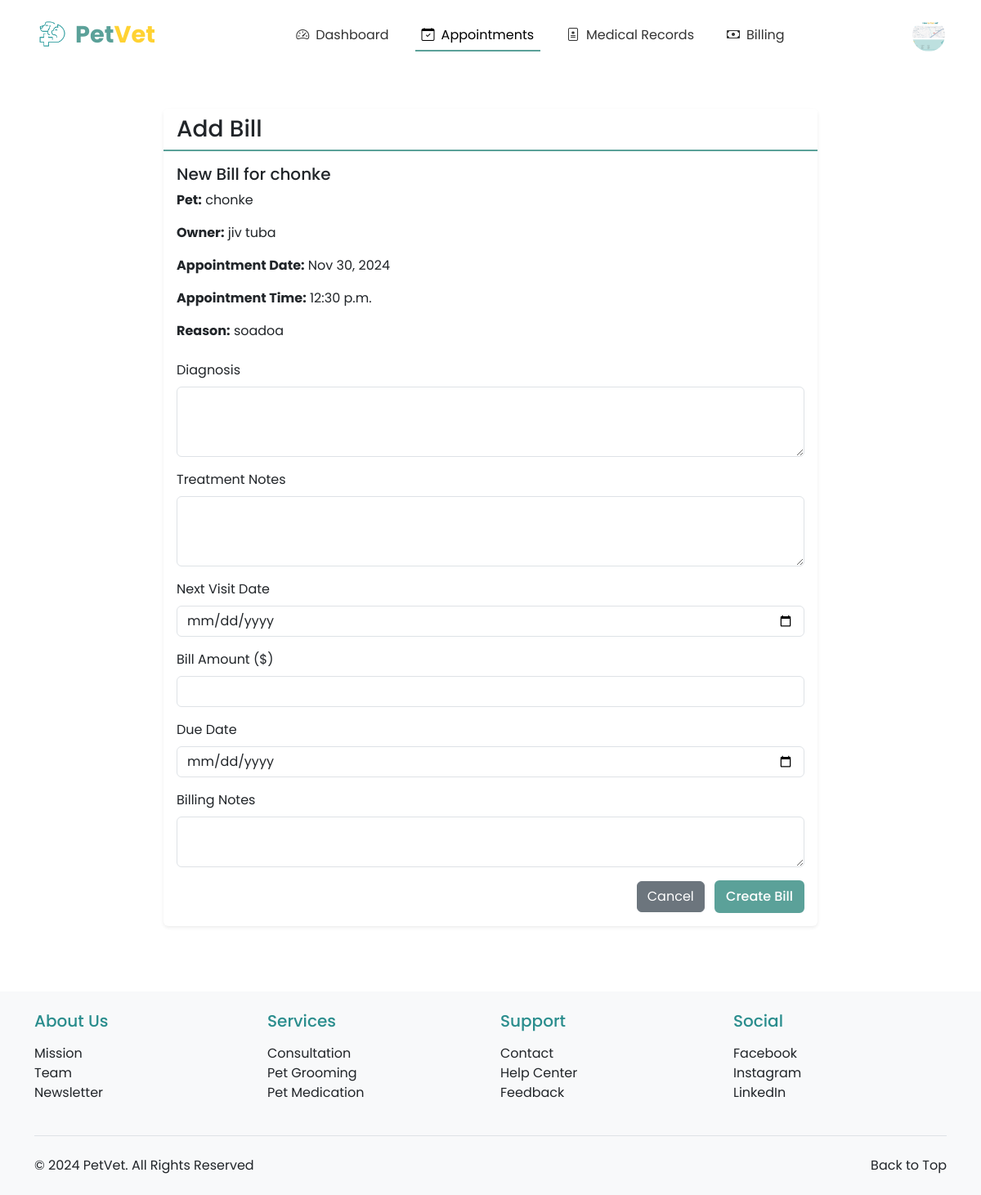
Screenshot of /vet/appointments/add-bill/3/ (signed in) with the database file from the repository.
### registration_login/models.py (models this page shows, shortened)
class Profile(models.Model):
    PAYMENT_CHOICES = [
        ('CASH', 'Cash'),
        ('CARD', 'Credit/Debit Card'),
        ('GCASH', 'GCash'),
        ('MAYA', 'Maya'),
    ]
    ROLE_CHOICES = [
        ('OWNER', 'Pet Owner'),
        ('VET', 'Veterinarian'),
    ]
    user = models.OneToOneField(User, on_delete=models.CASCADE, primary_key=True)
    profile_picture = models.ImageField(upload_to='profile_pics/', default='profile_pics/profile.png')
    first_name = models.CharField(max_length=50)
    last_name = models.CharField(max_length=50)
    address = models.CharField(max_length=200, blank=True, null=True)
    contact_number = models.CharField(max_length=15, blank=True, null=True)
    preferred_payment = models.CharField(max_length=10, choices=PAYMENT_CHOICES, default='CASH')
    card_number = models.CharField(max_length=16, blank=True, null=True)
    card_expiry = models.CharField(max_length=5, blank=True, null=True)
    ewallet_number = models.CharField(max_length=15, blank=True, null=True)
    role = models.CharField(max_length=10, choices=ROLE_CHOICES, default='OWNER')
    phone_number = models.CharField(max_length=20, null=True, blank=True)
    created_at = models.DateTimeField(auto_now_add=True)
    updated_at = models.DateTimeField(auto_now=True)

### appointments/models.py (models this page shows, shortened)
class Appointment(models.Model):
    STATUS_CHOICES = [
        ('PENDING', 'Pending Approval'),
        ('APPROVED', 'Approved'),
        ('COMPLETED', 'Completed'),
        ('CANCELLED', 'Cancelled'),
        ('REJECTED', 'Rejected'),
    ]
    SERVICE_CHOICES = [
        ('CHECKUP', 'General Check-up'),
        ('VACCINATION', 'Vaccination'),
        ('SURGERY', 'Surgery'),
        ('GROOMING', 'Grooming'),
        ('DENTAL', 'Dental Care'),
        ('EMERGENCY', 'Emergency Care'),
    ]
    pet = models.ForeignKey(Pet, on_delete=models.CASCADE, related_name='appointments')
    owner = models.ForeignKey(Profile, on_delete=models.CASCADE, null=True)  # Making owner nullable
    veterinarian = models.ForeignKey(VeterinarianProfile, on_delete=models.SET_NULL, null=True, related_name='appointments')
    service_type = models.CharField(max_length=20, choices=SERVICE_CHOICES, default='CHECKUP')
    date = models.DateField()
    time = models.TimeField()
    reason = models.TextField(blank=True, null=True)
    status = models.CharField(max_length=20, choices=STATUS_CHOICES, default='PENDING')
    notes = models.TextField(blank=True, null=True)
    created_at = models.DateTimeField(auto_now_add=True)
    updated_at = models.DateTimeField(auto_now=True)
    class Meta:
        ordering = ['date', 'time']

### pet_registration/models.py (models this page shows, shortened)
class Pet(models.Model):
    owner = models.ForeignKey(User, on_delete=models.CASCADE, related_name='pets')
    pet_id = models.CharField(max_length=20, unique=True)
    pet_name = models.CharField(max_length=50)
    breed = models.CharField(max_length=50)
    species = models.CharField(max_length=50)
    sex = models.CharField(max_length=10, choices=[('Male', 'Male'), ('Female', 'Female'), ('Unknown', 'Unknown')])
    weight = models.DecimalField(max_digits=5, decimal_places=2)
    birthday = models.DateField()
    pet_description = models.TextField(blank=True, null=True)
    image_url = models.ImageField(upload_to='pet_images/', blank=True, null=True)
    primary_veterinarian = models.ForeignKey('veterinarians.VeterinarianProfile',
        on_delete=models.SET_NULL,
        null=True,
        blank=True,
        related_name='primary_pets'
    )

### veterinarians/views.py (the view, shortened to what this page needs)
# urls.py: path('appointments/add-bill/<int:appointment_id>/', views.add_bill, name='add_bill'),
@login_required
@user_passes_test(is_veterinarian)
def add_bill(request, appointment_id):
    def generate_unique_invoice_number():
        while True:
            invoice_number = 'INV-' + ''.join(random.choices(string.ascii_uppercase + string.digits, k=8))
            if not BillingRecord.objects.filter(invoice_number=invoice_number).exists():
                return invoice_number
    appointment = get_object_or_404(Appointment, pk=appointment_id)
    vet_profile = get_object_or_404(VeterinarianProfile, profile=request.user.profile)
    return render(request, 'veterinarians/add_bill.html', {
        'appointment': appointment,
        'today': timezone.now().date()
    })

### veterinarians/views.py (called while the page is built)
def is_veterinarian(user):
    return user.profile.role == 'VET'

### veterinarians/templates/veterinarians/add_bill.html (shortened to what this page needs)
{% extends 'base.html' %}
{% load crispy_forms_tags %}
{% block nav_appointments %}active{% endblock %}
{% block content %}
<div class="container py-5">
    <div class="form-container">
        <div class="card">
            <div class="card-header">
                <h3 class="mb-0">Add Bill</h3>
            </div>
            <div class="card-body">
                <h5 class="card-title">New Bill for {{ appointment.pet.pet_name }}</h5>
                <div class="mb-4">
                    <p><strong>Pet:</strong> {{ appointment.pet.pet_name }}</p>
                    <p><strong>Owner:</strong> {{ appointment.pet.owner.get_full_name }}</p>
                    <p><strong>Appointment Date:</strong> {{ appointment.date|date:"M d, Y" }}</p>
                    <p><strong>Appointment Time:</strong> {{ appointment.time }}</p>
                    <p><strong>Reason:</strong> {{ appointment.reason }}</p>
                </div>
                <form method="post">
                    <div class="mb-3">
                        <label for="diagnosis" class="form-label">Diagnosis</label>
                        <textarea name="diagnosis" id="diagnosis" class="form-control" rows="3" required></textarea>
                    </div>
                    <div class="mb-3">
                        <label for="treatment_notes" class="form-label">Treatment Notes</label>
                        <textarea name="treatment_notes" id="treatment_notes" class="form-control" rows="3"></textarea>
                    </div>
                    <div class="mb-3">
                        <label for="next_visit_date" class="form-label">Next Visit Date</label>
                        <input type="date" name="next_visit_date" id="next_visit_date" class="form-control" min="{{ today|date:'Y-m-d' }}">
                    </div>
                    <div class="mb-3">
                        <label for="amount" class="form-label">Bill Amount ($)</label>
                        <input type="number" name="amount" id="amount" class="form-control" step="0.01" required>
                    </div>
                    <div class="mb-3">
                        <label for="due_date" class="form-label">Due Date</label>
                        <input type="date" class="form-control" id="due_date" name="due_date" min="{{ today|date:'Y-m-d' }}" required>
                    </div>
                    <div class="mb-3">
                        <label for="notes" class="form-label">Billing Notes</label>
                        <textarea name="notes" id="notes" class="form-control" rows="2"></textarea>
                    </div>
                    <div class="text-end">
                        <a href="{% url 'veterinarians:appointment_list' %}" class="btn btn-secondary me-md-2">Cancel</a>
                        <button type="submit" class="btn btn-theme-primary">Create Bill</button>
                    </div>
                </form>
            </div>
        </div>
    </div>
</div>
{% endblock %}

### appointments/templates/base.html (shortened to what this page needs)
<!DOCTYPE html>
<html lang="en">
<head>
    {% load static %}
    <link href="https://cdn.jsdelivr.net/npm/bootstrap@5.3.0/dist/css/bootstrap.min.css" rel="stylesheet">
    <link rel="stylesheet" href="https://cdn.jsdelivr.net/npm/bootstrap-icons@1.11.2/font/bootstrap-icons.css">
</head>
<body>
    <nav class="navbar navbar-expand-lg navbar-light bg-white">
        <div class="container-fluid">
            <a class="navbar-brand d-flex align-items-center" href="{% url 'homepage:index' %}">
                <img src="{% static 'images/toplogo.png' %}" alt="PetVet Logo" class="me-2">
                <span class="logo-text">
                    <span class="logo-text-pet">Pet</span><span class="logo-text-vet">Vet</span>
                </span>
            </a>
            <div class="collapse navbar-collapse justify-content-center" id="navbarNav">
                <ul class="navbar-nav">
                    {% if user.is_authenticated %}
                        {% if user.profile.role == 'VET' %}
                            <li class="nav-item">
                                <a class="nav-link {% block nav_dashboard %}{% endblock %}" href="{% url 'veterinarians:dashboard' %}">
                                    <i class="bi bi-speedometer2 nav-icon"></i>Dashboard
                                </a>
                            </li>
                            <li class="nav-item">
                                <a class="nav-link {% block nav_appointments %}{% endblock %}" href="{% url 'veterinarians:appointment_list' %}">
                                    <i class="bi bi-calendar-check nav-icon"></i>Appointments
                                </a>
                            </li>
                            <li class="nav-item">
                                <a class="nav-link {% block nav_medical_records %}{% endblock %}" href="{% url 'veterinarians:medical_records_list' %}">
                                    <i class="bi bi-file-medical nav-icon"></i>Medical Records
                                </a>
                            </li>
                            <li class="nav-item">
                                <a class="nav-link {% block nav_billing %}{% endblock %}" href="{% url 'veterinarians:billing_management' %}">
                                    <i class="bi bi-cash nav-icon"></i>Billing
                                </a>
                            </li>
                        {% endif %}
                    {% endif %}
                </ul>
            </div>
            <div class="d-flex align-items-center">
                {% if user.is_authenticated %}
                    <div class="dropdown">
                        <img src="{{ user.profile.profile_picture.url }}" alt="Profile" class="profile-image" role="button" data-bs-toggle="dropdown" aria-expanded="false">
                    </div>
                {% else %}
                    <a href="{% url 'registration_login:my_login' %}" class="btn btn-auth-primary me-2">Login</a>
                    <a href="{% url 'registration_login:register' %}" class="btn btn-auth-outline">Register</a>
                {% endif %}
            </div>
        </div>
    </nav>
    <main>
        {% block content %}{% endblock %}
    </main>
    <footer class="bg-light py-4">
        <div class="container">
            <div class="row g-4">
                <div class="col-lg-3 col-md-6">
                    <h5 class="mb-3" style="color: #2A8D8D;">About Us</h5>
                    <ul class="list-unstyled">
                        <li><a href="{% url 'homepage:about_us' %}#mission" class="text-decoration-none text-dark">Mission</a></li>
                        <li><a href="{% url 'homepage:about_us' %}#team" class="text-decoration-none text-dark">Team</a></li>
                        <li><a href="{% url 'homepage:about_us' %}#newsletter" class="text-decoration-none text-dark">Newsletter</a></li>
                    </ul>
                </div>
                <div class="col-lg-3 col-md-6">
                    <h5 class="mb-3" style="color: #2A8D8D;">Services</h5>
                    <ul class="list-unstyled">
                        <li><a href="{% url 'homepage:index' %}#services" class="text-decoration-none text-dark">Consultation</a></li>
                        <li><a href="{% url 'homepage:index' %}#services" class="text-decoration-none text-dark">Pet Grooming</a></li>
                        <li><a href="{% url 'homepage:index' %}#services" class="text-decoration-none text-dark">Pet Medication</a></li>
                    </ul>
                </div>
                <div class="col-lg-3 col-md-6">
                    <h5 class="mb-3" style="color: #2A8D8D;">Support</h5>
                    <ul class="list-unstyled">
                        <li><a href="{% url 'homepage:about_us' %}#contact" class="text-decoration-none text-dark">Contact</a></li>
                        <li><a href="{% url 'homepage:about_us' %}#help" class="text-decoration-none text-dark">Help Center</a></li>
                        <li><a href="{% url 'homepage:about_us' %}#feedback" class="text-decoration-none text-dark">Feedback</a></li>
                    </ul>
                </div>
                <div class="col-lg-3 col-md-6">
                    <h5 class="mb-3" style="color: #2A8D8D;">Social</h5>
                    <ul class="list-unstyled">
                        <li><a href="https://facebook.com" target="_blank" class="text-decoration-none text-dark">Facebook</a></li>
                        <li><a href="https://instagram.com" target="_blank" class="text-decoration-none text-dark">Instagram</a></li>
                        <li><a href="https://linkedin.com" target="_blank" class="text-decoration-none text-dark">LinkedIn</a></li>
                    </ul>
                </div>
            </div>
            <div class="border-top mt-4 pt-4">
                <div class="container px-0">
                    <div class="row">
                        <div class="col-md">
                            <p class="mb-0 text-dark">&copy; 2024 PetVet. All Rights Reserved</p>
                        </div>
                        <div class="col-md text-md-end">
                            <a href="#" class="text-decoration-none text-dark" id="back-to-top">Back to Top</a>
                        </div>
                    </div>
                </div>
            </div>
        </div>
    </footer>
</body>
</html>

### veterinarians/templates/veterinarians/add_bill.html (style rules this page uses)
.form-container { max-width: 800px; margin: 0 auto; }
.card { border: none; box-shadow: 0 0.125rem 0.25rem rgba(0, 0, 0, 0.075); }
.card-header { background-color: white; border-bottom: 2px solid var(--primary-color); }
.btn-theme-primary { background-color: var(--primary-color); border: 2px solid var(--primary-color); color: white; font-weight: 500; transition: all 0.2s; }

### appointments/templates/base.html (style rules this page uses)
:root { --primary-color: #5BA199; --secondary-color: #FFD233; --light-cream: #FFF9EA; }
body { font-family: 'Poppins', sans-serif; min-height: 100vh; display: flex; flex-direction: column; }
main { min-height: 100vh; }
footer { margin-top: 2rem; }
.navbar { padding: 1rem 2rem; }
.navbar-brand img { height: 40px; }
.nav-link { color: #333; position: relative; padding: 0.5rem 1.5rem; margin: 0 0.5rem; }
.nav-link.active { color: var(--primary-color); }
.nav-link.active::after { content: ''; position: absolute; bottom: 0; left: 0; width: 100%; height: 2px; background-color: var(--primary-color); }
.navbar-nav { gap: 0.5rem; }
.profile-image { width: 40px; height: 40px; border-radius: 50%; object-fit: cover; cursor: pointer; }
.logo-text { font-size: 1.8rem; font-weight: 700; }
.logo-text-pet { color: var(--primary-color); }
.logo-text-vet { color: var(--secondary-color); }
.nav-icon { margin-right: 0.5rem; }

### rows the page displays
Appointment: pet.pet_name "chonke", pet.owner.get_full_name "jiv tuba", date "Nov 30, 2024", time "12:30 p.m.", reason "soadoa"
